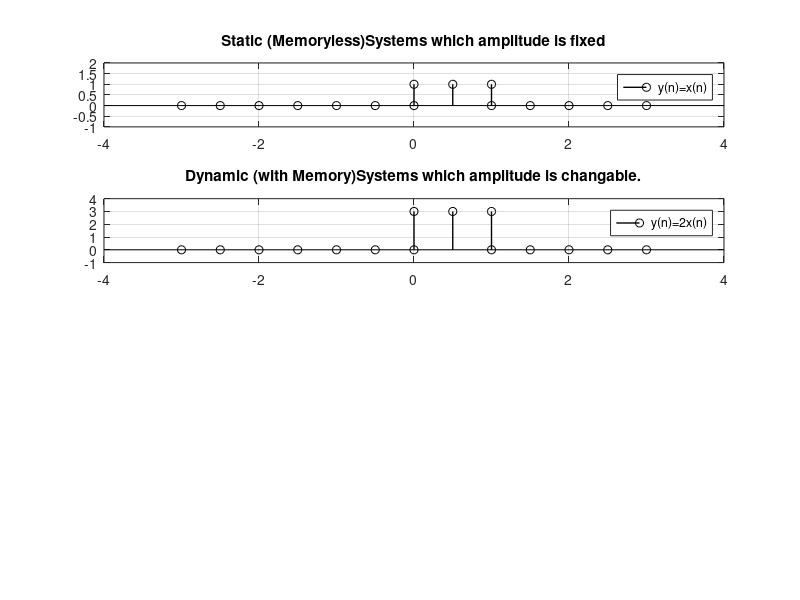

Source code (MATLAB):
t1 = -3:0.5:0;
x1 =zeros(size(t1));
t2 = 0:.5:1;
x2 = ones(size(t2));
t3 = 1:.5:3;
x3 = zeros(size(t3));
t = [t1 t2 t3];
x = [x1 x2 x3];
subplot(411);
stem(t,x,'black','LineWidth',1);
grid on;
title('Static (Memoryless)Systems which amplitude is fixed');
xlim([-4 4]);
ylim([-1 2]);
legend('y(n)=x(n)');


subplot(412);
stem(t,3*x,'black','LineWidth',1);
grid on;
title('Dynamic (with Memory)Systems which amplitude is changable.');
xlim([-4 4]);
ylim([-1 4]);
legend('y(n)=2x(n)');